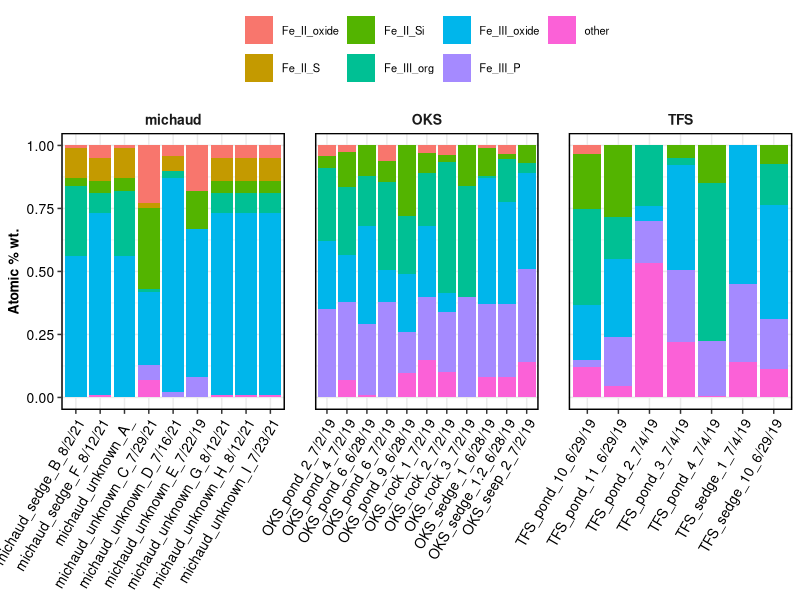

Generate this figure with R:
#MJBERENS
#January 20 2023

#Geochemical analysis of field samples

#Load libraries and set directory
library(dplyr)
library(tidyr)
library(ggplot2)
library(magrittr)
setwd("~/Documents/Toolik_FeP_Herndon")

#General plot formatting
theme_mb1 <- function() {  # this for all the elements common across plots
  theme_bw() %+replace%
    theme(legend.position = "top",
          legend.key=element_blank(),
          legend.title = element_blank(),
          legend.text = element_text(size = 8),
          legend.key.size = unit(1.5, 'lines'),
          panel.border = element_rect(color="black",size=1, fill = NA),
          plot.title = element_text(hjust = 0.5, size = 10),
          plot.subtitle = element_text(hjust = 0.5, size = 10, lineheight = 1.5),
          axis.text = element_text(size = 10, color = "black"),
          axis.title = element_text(size = 10, face = "bold", color = "black"),
          
          # formatting for facets
          panel.background = element_blank(),
          strip.background = element_rect(colour="white", fill="white"), #facet formatting
          panel.spacing.x = unit(1.5, "lines"), #facet spacing for x axis
          panel.spacing.y = unit(1.5, "lines"), #facet spacing for x axis
          strip.text.x = element_text(size=10, face="bold"), #facet labels
          strip.text.y = element_text(size=10, face="bold", angle = 270) #facet labels
    )
}

FeP_Fe_EXAFS <- read.csv("data/Toolik_FeP_Fe_EXAFS_data.csv")

Fe_EXAFS_calcs <-
  FeP_Fe_EXAFS %>%
  mutate(Fe_III_org = ((Fe_III_oxalate + Fe_dextran + Fe_III_citrate)/scaleby),
         Fe_III_oxide = ((hematite + goethite + ferrihydrite + (magnetite*(2/3)))/scaleby),
         Fe_II_oxide = ((FeO + magnetite/3) /scaleby),
         Fe_III_P = ((Fe_III_phosphate + vivianite)/scaleby),
         Fe_II_Si = ((biotite + chlorite_ripidolite)/scaleby),
         Fe_II_S = ((pyrite + FeS)/scaleby),
         other = (1- rowSums(across((Fe_III_org:Fe_II_S)))))


filtered_Fe_EXAFS <- Fe_EXAFS_calcs %>%
  select(-hillslope_data, -c(rfactor:scaleby)) %>%
  mutate(cleanID = paste(area,site,plot,date, sep = "_")) 


filtered_Fe_EXAFS %>%
  pivot_longer(c("Fe_III_org":"other"), names_to = "name", values_to = "value") %>%
  ggplot(aes(x = cleanID, y = value, fill = name)) +
  geom_bar(stat = "identity", position = "stack") +
  facet_grid(~area, scales = "free_x") +
  theme_mb1()+
  theme(axis.text.x = element_text(angle = 60, hjust = 1)) +
  labs(x = NULL, y = "Atomic % wt.")

